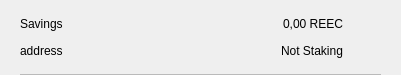
<?xml version="1.0" encoding="UTF-8"?>
<ui version="4.0">
 <class>CSRow</class>
 <widget class="QWidget" name="CSRow">
  <property name="geometry">
   <rect>
    <x>0</x>
    <y>0</y>
    <width>401</width>
    <height>75</height>
   </rect>
  </property>
  <property name="windowTitle">
   <string>Form</string>
  </property>
  <layout class="QVBoxLayout" name="verticalLayout">
   <property name="spacing">
    <number>0</number>
   </property>
   <property name="leftMargin">
    <number>20</number>
   </property>
   <property name="topMargin">
    <number>10</number>
   </property>
   <property name="rightMargin">
    <number>20</number>
   </property>
   <property name="bottomMargin">
    <number>0</number>
   </property>
   <item>
    <widget class="QWidget" name="info" native="true">
     <property name="minimumSize">
      <size>
       <width>0</width>
       <height>0</height>
      </size>
     </property>
     <layout class="QHBoxLayout" name="horizontalLayout_3">
      <property name="leftMargin">
       <number>0</number>
      </property>
      <property name="topMargin">
       <number>0</number>
      </property>
      <property name="rightMargin">
       <number>0</number>
      </property>
      <property name="bottomMargin">
       <number>10</number>
      </property>
      <item>
       <widget class="QWidget" name="container" native="true">
        <property name="minimumSize">
         <size>
          <width>0</width>
          <height>0</height>
         </size>
        </property>
        <layout class="QVBoxLayout" name="verticalLayout_2">
         <property name="spacing">
          <number>0</number>
         </property>
         <property name="leftMargin">
          <number>0</number>
         </property>
         <property name="topMargin">
          <number>0</number>
         </property>
         <property name="rightMargin">
          <number>0</number>
         </property>
         <property name="bottomMargin">
          <number>0</number>
         </property>
         <item>
          <layout class="QHBoxLayout" name="horizontalLayout">
           <item>
            <widget class="QLabel" name="labelName">
             <property name="toolTip">
              <string notr="true"/>
             </property>
             <property name="text">
              <string>Savings</string>
             </property>
            </widget>
           </item>
           <item>
            <spacer name="horizontalSpacer">
             <property name="orientation">
              <enum>Qt::Horizontal</enum>
             </property>
             <property name="sizeHint" stdset="0">
              <size>
               <width>40</width>
               <height>20</height>
              </size>
             </property>
            </spacer>
           </item>
           <item>
            <widget class="QLabel" name="labelAmount">
             <property name="text">
              <string>0,00 REEC</string>
             </property>
            </widget>
           </item>
          </layout>
         </item>
         <item>
          <layout class="QHBoxLayout" name="horizontalLayout_2">
           <item>
            <widget class="QLabel" name="labelAddress">
             <property name="toolTip">
              <string notr="true"/>
             </property>
             <property name="text">
              <string>address</string>
             </property>
            </widget>
           </item>
           <item>
            <spacer name="horizontalSpacer_2">
             <property name="orientation">
              <enum>Qt::Horizontal</enum>
             </property>
             <property name="sizeHint" stdset="0">
              <size>
               <width>40</width>
               <height>20</height>
              </size>
             </property>
            </spacer>
           </item>
           <item>
            <widget class="QLabel" name="labelStaking">
             <property name="text">
              <string>Not Staking</string>
             </property>
            </widget>
           </item>
          </layout>
         </item>
        </layout>
       </widget>
      </item>
      <item alignment="Qt::AlignHCenter|Qt::AlignVCenter">
       <widget class="QPushButton" name="pushButtonMenu">
        <property name="minimumSize">
         <size>
          <width>24</width>
          <height>24</height>
         </size>
        </property>
        <property name="maximumSize">
         <size>
          <width>32</width>
          <height>32</height>
         </size>
        </property>
        <property name="focusPolicy">
         <enum>Qt::NoFocus</enum>
        </property>
        <property name="styleSheet">
         <string notr="true">border:none; background-color:transparent;</string>
        </property>
        <property name="text">
         <string/>
        </property>
        <property name="icon">
         <iconset>
          <normaloff>://ic-menu-hover</normaloff>://ic-menu-hover</iconset>
        </property>
        <property name="iconSize">
         <size>
          <width>24</width>
          <height>24</height>
         </size>
        </property>
       </widget>
      </item>
     </layout>
    </widget>
   </item>
   <item>
    <widget class="QLabel" name="lblDivisory">
     <property name="minimumSize">
      <size>
       <width>0</width>
       <height>1</height>
      </size>
     </property>
     <property name="maximumSize">
      <size>
       <width>16777215</width>
       <height>1</height>
      </size>
     </property>
     <property name="styleSheet">
      <string notr="true">background-color:#bababa;</string>
     </property>
     <property name="text">
      <string/>
     </property>
     <property name="alignment">
      <set>Qt::AlignBottom|Qt::AlignLeading|Qt::AlignLeft</set>
     </property>
    </widget>
   </item>
  </layout>
 </widget>
 <resources/>
 <connections/>
</ui>
